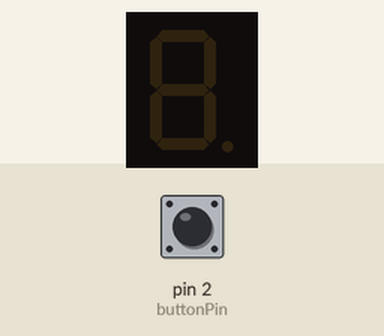
Simulated run of this sketch. Board: Arduino Uno, built with avr-gcc and run on an emulated ATmega328P. On the bench: 1-digit seven-segment display. Wiring (inferred from the names in the program): 1-digit 7-segment display, segments lit when HIGH: segments pin 6, pin 7, pin 8, pin 9, pin 10, pin 11, pin 12. The test bench sets the inputs (shaded band); at power-on: pin 2 (buttonPin) HIGH. Random numbers use the default seed unless the sketch sets one; the segment pins are drawn as the display they are named for.

Above: at 1.2 s.
1.3 s: pin 2 (buttonPin) pulled LOW for 0.15 s
At 2.0 s:
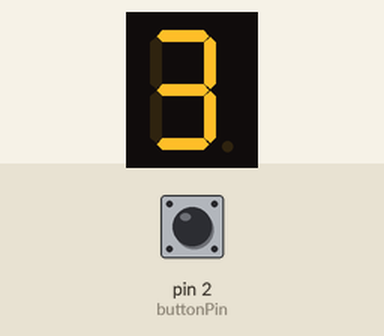
2.9 s: pin 2 (buttonPin) pulled LOW for 1 s
At 5.1 s:
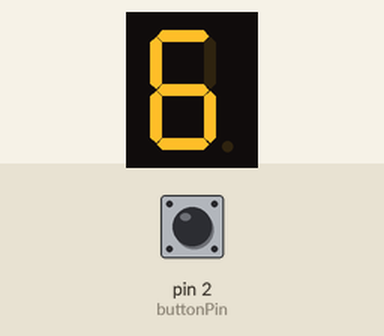
5.9 s: pin 2 (buttonPin) pulled LOW for 3.2 s
At 6.02 s:
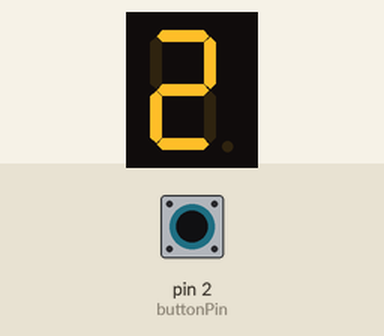
Timing chart, 0 to 8.9 s (numbered marks = the images above; inputs shaded):
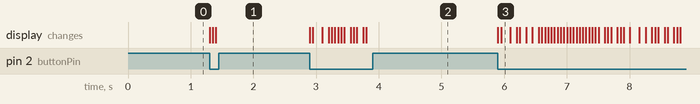

Measured:
- after the input at 1.3 s, the display: changes at once (image 1)
- after the input at 2.9 s, the display: first changes at once (image 2 shows a later state)
- after the input at 5.9 s, the display: first changes at once (image 3 shows a later state)

The sketch:

26_Lucky_Dice.ino
```cpp
/*
  26_Lucky_Dice
  幸运骰子：按下按钮，数码管快速跳动，松手停在随机数字
*/

// 定义数码管的引脚 (a,b,c,d,e,f,g,dp)
// 这里假设使用直接驱动方式 (需要 7-8 个引脚)
// 如果使用 74HC595 会节省引脚，但逻辑较复杂，初学者直接驱动更直观
// 假设使用 Item 16 "1位数码管"

// 数码管段引脚定义 (根据常见共阴极接法)
int segA = 6;
int segB = 7;
int segC = 8;
int segD = 9;
int segE = 10;
int segF = 11;
int segG = 12;
// dp 不用

int buttonPin = 2;

// 数字 0-9 的编码表 (哪些段亮为1)
// 顺序: A B C D E F G
byte numbers[10][7] = {
  {1,1,1,1,1,1,0}, // 0
  {0,1,1,0,0,0,0}, // 1
  {1,1,0,1,1,0,1}, // 2
  {1,1,1,1,0,0,1}, // 3
  {0,1,1,0,0,1,1}, // 4
  {1,0,1,1,0,1,1}, // 5
  {1,0,1,1,1,1,1}, // 6
  {1,1,1,0,0,0,0}, // 7
  {1,1,1,1,1,1,1}, // 8
  {1,1,1,1,0,1,1}  // 9
};

void setup() {
  pinMode(segA, OUTPUT);
  pinMode(segB, OUTPUT);
  pinMode(segC, OUTPUT);
  pinMode(segD, OUTPUT);
  pinMode(segE, OUTPUT);
  pinMode(segF, OUTPUT);
  pinMode(segG, OUTPUT);

  pinMode(buttonPin, INPUT_PULLUP);
  randomSeed(analogRead(0));
}

void loop() {
  if (digitalRead(buttonPin) == LOW) {
    // 按钮按下时，快速随机显示数字 (滚动效果)
    int randNum = random(1, 7); // 骰子通常是 1-6
    showNumber(randNum);
    delay(50); // 滚动速度
  }
  // 松手后，就停在最后那个数字上了，不动
}

void showNumber(int num) {
  digitalWrite(segA, numbers[num][0]);
  digitalWrite(segB, numbers[num][1]);
  digitalWrite(segC, numbers[num][2]);
  digitalWrite(segD, numbers[num][3]);
  digitalWrite(segE, numbers[num][4]);
  digitalWrite(segF, numbers[num][5]);
  digitalWrite(segG, numbers[num][6]);
}
```
